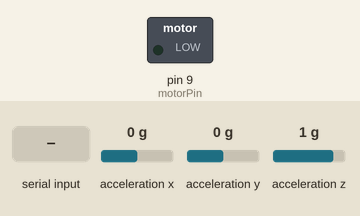
Simulated run of this sketch. Board: Arduino Uno, built with avr-gcc and run on an emulated ATmega328P. Parts: switched loads named in the sketch (green lamp = pin HIGH). Inputs (shaded band) come from the test bench; at power-on: acceleration x 0 g, acceleration y 0 g, acceleration z 1 g. What the sketch prints to the serial monitor is not drawn.

Above: at 3.4 s.
3.5 s: "90,45\n" received over Serial
At 3.61 s:
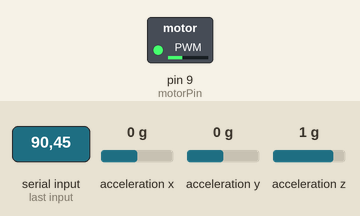
6.3 s: "30,150\n" received over Serial
At 7.4 s:
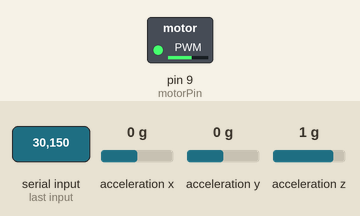
9.2 s: "200\n" received over Serial
At 10.2 s:
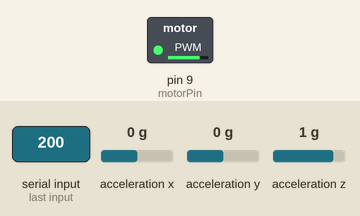
Timing chart, 0 to 12.2 s (numbered marks = the images above; inputs shaded):
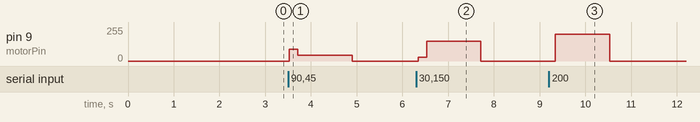

Measured:
- after the input at 3.5 s, pin 9 (motorPin): 0/255 → 90/255 at once, → 45/255 0.19 s later, → 0/255 1.2 s later
- after the input at 6.3 s, pin 9 (motorPin): 0/255 → 30/255 at once, → 150/255 0.19 s later, → 0/255 1.2 s later
- after the input at 9.2 s, pin 9 (motorPin): 0/255 → 200/255 after 0.14 s, → 0/255 1.2 s later

The sketch:

finalLi.ino
```cpp
#include <Wire.h>
#include <Adafruit_Sensor.h>
#include <Adafruit_ADXL345_U.h>

// 创建ADXL345对象
Adafruit_ADXL345_Unified accel = Adafruit_ADXL345_Unified(12345);
// 定义连接振动电机的引脚
const int motorPin = 9;

// 定义时间变量
unsigned long previousTime = 0;
float deltaTime;

// 定义速度和位移变量
float velocityX = 0, velocityY = 0, velocityZ = 0;
float displacementX = 0, displacementY = 0, displacementZ = 0;

// 定义初始加速度变量
float initialAccelX = 0, initialAccelY = 0, initialAccelZ = 0;

// 定义滤波器参数
float alpha = 0.8; // 高通滤波器系数
float gravityX = 0, gravityY = 0, gravityZ = 0;

// 定义初始稳定阶段的采样次数
const int stabilizationSamples = 100;
int sampleCount = 0;

// 偏移量
float offsetRoll = 0;
float offsetPitch = 0;

// 定义全局延迟时间变量
const int delayTime = 10;

void setup() {
  Serial.begin(9600);
  pinMode(motorPin, OUTPUT); // 设置引脚为输出模式

  if (!accel.begin()) {
    Serial.println("No ADXL345 detected ... Check your wiring!");
    while (1);
  }
  accel.setRange(ADXL345_RANGE_16_G);
  Serial.println("ADXL345 initialized.");

  // 计算偏移量
  for (int i = 0; i < 100; i++) {
    sensors_event_t event;
    accel.getEvent(&event);

    float accelX = event.acceleration.x;
    float accelY = event.acceleration.y;
    float accelZ = event.acceleration.z;

    float roll = fmod((-atan2(accelY, accelZ) * 180.0 / PI) + 360.0, 360.0) - 180.0;
    float pitch = -atan2(-accelX, sqrt(accelY * accelY + accelZ * accelZ)) * 180.0 / PI;

    offsetRoll += roll;
    offsetPitch += pitch;
    delay(delayTime);
  }
  offsetRoll /= 100;
  offsetPitch /= 100;

  // 采集200次数据，计算初始加速度并滤除重力加速度
  for (int i = 0; i < stabilizationSamples; i++) {
    sensors_event_t event;
    accel.getEvent(&event);

    // 高通滤波器消除重力加速度
    gravityX = alpha * gravityX + (1 - alpha) * event.acceleration.x;
    gravityY = alpha * gravityY + (1 - alpha) * event.acceleration.y;
    gravityZ = alpha * gravityZ + (1 - alpha) * event.acceleration.z;

    float correctedAccelX = event.acceleration.x - gravityX;
    float correctedAccelY = event.acceleration.y - gravityY;
    float correctedAccelZ = event.acceleration.z - gravityZ;

    initialAccelX += correctedAccelX;
    initialAccelY += correctedAccelY;
    initialAccelZ += correctedAccelZ;

    delay(delayTime); // 每次采集间隔10毫秒
  }
  initialAccelX /= stabilizationSamples;
  initialAccelY /= stabilizationSamples;
  initialAccelZ /= stabilizationSamples;

  previousTime = millis();
}

void loop() {
  sensors_event_t event;
  accel.getEvent(&event);

  // 获取当前时间并计算时间差
  unsigned long currentTime = millis();
  deltaTime = (currentTime - previousTime) / 1000.0; // 转换为秒
  previousTime = currentTime;

  // 高通滤波器消除重力加速度
  gravityX = alpha * gravityX + (1 - alpha) * event.acceleration.x;
  gravityY = alpha * gravityY + (1 - alpha) * event.acceleration.y;
  gravityZ = alpha * gravityZ + (1 - alpha) * event.acceleration.z;

  float correctedAccelX = event.acceleration.x - gravityX;
  float correctedAccelY = event.acceleration.y - gravityY;
  float correctedAccelZ = event.acceleration.z - gravityZ;

  // 应用滤波器，消除小于0.1的加速度
  if (abs(correctedAccelX) < 0.1) correctedAccelX = 0;
  if (abs(correctedAccelY) < 0.1) correctedAccelY = 0;
  if (abs(correctedAccelZ) < 0.1) correctedAccelZ = 0;

  // 计算速度 (v = u + at) 并应用阻力系数
  velocityX = (velocityX + correctedAccelX * deltaTime) * 0.9;
  velocityY = (velocityY + correctedAccelY * deltaTime) * 0.9;
  velocityZ = (velocityZ + correctedAccelZ * deltaTime) * 0.9;

  // 计算位移 (s = ut + 0.5 * a * t^2)
  displacementX += velocityX * deltaTime + 0.5 * correctedAccelX * deltaTime * deltaTime;
  displacementY += velocityY * deltaTime + 0.5 * correctedAccelY * deltaTime * deltaTime;
  displacementZ += velocityZ * deltaTime + 0.5 * correctedAccelZ * deltaTime * deltaTime;

  // 获取加速度值
  float accelX = event.acceleration.x;
  float accelY = event.acceleration.y;
  float accelZ = event.acceleration.z;

  // 计算角度并减去偏移量
  float roll = fmod((-atan2(accelY, accelZ) * 180.0 / PI) + 360.0, 360.0) - 180.0 - offsetRoll;
  float pitch = -atan2(-accelX, sqrt(accelY * accelY + accelZ * accelZ)) * 180.0 / PI - offsetPitch;

  // 打印角度、加速度、速度和位移，以JSON格式输出
  Serial.print("{");
  Serial.print("\"Roll\": "); Serial.print(roll); Serial.print(", ");
  Serial.print("\"Pitch\": "); Serial.print(pitch); Serial.print(", ");
  Serial.print("\"acceleration\": {\"x\": "); Serial.print(correctedAccelX); Serial.print(", \"y\": "); Serial.print(correctedAccelY); Serial.print(", \"z\": "); Serial.print(correctedAccelZ); Serial.print("}, ");
  Serial.print("\"velocity\": {\"x\": "); Serial.print(velocityX); Serial.print(", \"y\": "); Serial.print(velocityY); Serial.print(", \"z\": "); Serial.print(velocityZ); Serial.print("}, ");
  Serial.print("\"displacement\": {\"x\": "); Serial.print(displacementX); Serial.print(", \"y\": "); Serial.print(displacementY); Serial.print(", \"z\": "); Serial.print(displacementZ); Serial.print("}");
  Serial.println("}");

  // 尝试从串口接收一个0-255的数字，并根据数字控制电机运动
  if (Serial.available() > 0) {
    int motorIntensity = Serial.parseInt();
    if (motorIntensity >= 0 && motorIntensity <= 255) {
      setMotorIntensity(motorIntensity);
    }
  }

  delay(delayTime); // 延迟10毫秒
}

// 设置电机的震动强度
void setMotorIntensity(int intensity) {
  analogWrite(motorPin, intensity);
}
```
